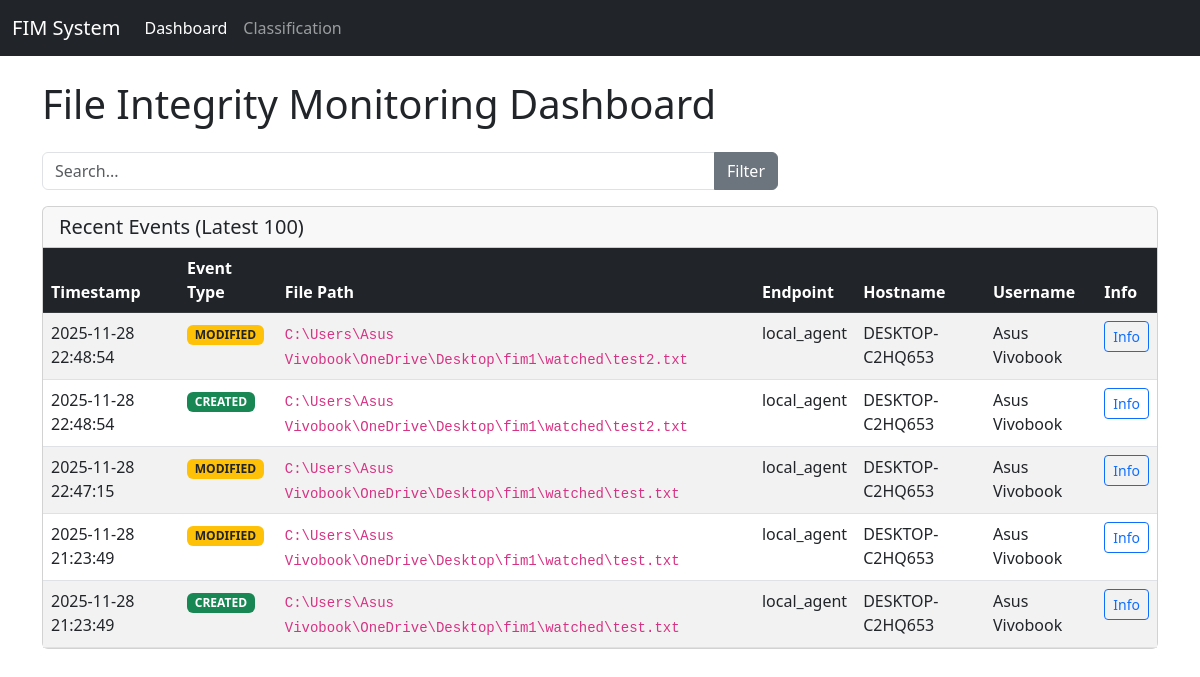
The page / on the database its author committed.
### tables this page shows
CREATE TABLE events (
            id INTEGER PRIMARY KEY AUTOINCREMENT,
            event_type TEXT NOT NULL,
            file_path TEXT NOT NULL,
            timestamp TEXT NOT NULL,
            endpoint TEXT NOT NULL,
            hostname TEXT NOT NULL,
            username TEXT NOT NULL,
            hash_before TEXT,
            hash_after TEXT
        );

### fim/app.py (the view)
@app.route("/")
def index():
    search_query = request.args.get("search", "").strip()
    event_types_param = request.args.get("types", "")
    if event_types_param:
        event_types = [t.strip() for t in event_types_param.split(",") if t.strip()]
        if "all" in event_types and len(event_types) > 1:
            event_types.remove("all")
        elif "all" in event_types:
            event_types = None
    else:
        event_types = None
    search_columns_param = request.args.get("columns", "")
    if search_columns_param:
        search_columns = [c.strip() for c in search_columns_param.split(",") if c.strip()]
        if "all" in search_columns:
            search_columns = None  # Search all columns
    else:
        search_columns = None
    if search_query or (event_types and len(event_types) > 0):
        events = get_latest_events_filtered(
            limit=100,
            event_types=event_types,
            search_query=search_query if search_query else None,
            search_columns=search_columns
        )
    else:
        event_type = request.args.get("type", "all")
        valid_types = ["all", "created", "modified", "deleted"]
        if event_type not in valid_types:
            event_type = "all"
        events = get_latest_events(limit=100, event_type=event_type if event_type != "all" else None)
    selected_types = event_types if event_types else []
    if not selected_types:
        selected_type = request.args.get("type", "all")
        if selected_type == "all":
            selected_types = ["all"]
        else:
            selected_types = [selected_type]
            event_types = [selected_type]  # Set for filtering logic
    has_active_filters = bool(search_query or (event_types and len(event_types) > 0 and event_types != ["all"]))
    return render_template(
        "index.html",
        events=events,
        search_query=search_query,
        selected_event_types=selected_types,
        selected_search_columns=search_columns if search_columns else ["all"],
        has_active_filters=has_active_filters
    )

### templates/index.html (shortened to what this page needs)
{% extends "base.html" %}
{% block content %}
<h1 class="mb-4">File Integrity Monitoring Dashboard</h1>
<div class="row mb-3">
    <div class="col-md-8">
        <form method="GET" action="/" id="mainForm">
            <div class="input-group">
                <input type="text"
                       class="form-control"
                       name="search"
                       placeholder="Search..."
                       value="{{ search_query }}"
                       id="searchInput">
                <button type="button"
                        class="btn btn-secondary"
                        id="filterToggleBtn"
                        onclick="toggleAdvancedFilter()">
                    Filter
                </button>
            </div>
        </form>
    </div>
</div>
<div class="card">
    <div class="card-header">
        <h5 class="mb-0">Recent Events (Latest 100)</h5>
    </div>
    <div class="card-body p-0">
        {% if events %}
        <div class="table-responsive">
            <table class="table table-striped table-hover mb-0">
                <thead class="table-dark">
                    <tr>
                        <th>Timestamp</th>
                        <th>Event Type</th>
                        <th>File Path</th>
                        <th>Endpoint</th>
                        <th>Hostname</th>
                        <th>Username</th>
                        <th>Info</th>
                    </tr>
                </thead>
                <tbody>
                    {% for event in events %}
                    <tr>
                        <td>{{ event.timestamp }}</td>
                        <td>
                            <span class="badge
                                {% if event.event_type == 'created' %}bg-success
                                {% elif event.event_type == 'modified' %}bg-warning text-dark
                                {% elif event.event_type == 'deleted' %}bg-danger
                                {% endif %}">
                                {{ event.event_type.upper() }}
                            </span>
                        </td>
                        <td><code>{{ event.file_path }}</code></td>
                        <td>{{ event.endpoint }}</td>
                        <td>{{ event.hostname }}</td>
                        <td>{{ event.username }}</td>
                        <td>
                            <button type="button"
                                    class="btn btn-sm btn-outline-primary info-btn"
                                    data-bs-toggle="modal"
                                    data-bs-target="#hashModal"
                                    data-timestamp="{{ event.timestamp }}"
                                    data-file-path="{{ event.file_path }}"
                                    data-event-type="{{ event.event_type }}"
                                    data-hash-before="{{ event.hash_before or '-' }}"
                                    data-hash-after="{{ event.hash_after or '-' }}"
                                    onclick="showHashModal(this)">
                                Info
                            </button>
                        </td>
                    </tr>
                    {% endfor %}
                </tbody>
            </table>
        </div>
        {% else %}
        <div class="p-4 text-center text-muted">
            <p>No events found.</p>
        </div>
        {% endif %}
    </div>
</div>
{% endblock %}

### templates/index.html (style rules this page uses)
.info-btn { padding: 0.25rem 0.5rem; font-size: 0.875rem; }

### rows shown on the page
events: timestamp "2025-11-28 22:48:54", event_type "MODIFIED", file_path "C:\\Users\\Asus Vivobook\\OneDrive\\Desktop\\fim1\\watched\\test2.txt", endpoint "local_agent", hostname "DESKTOP-C2HQ653", username "Asus Vivobook"
events: timestamp "2025-11-28 22:48:54", event_type "CREATED", file_path "C:\\Users\\Asus Vivobook\\OneDrive\\Desktop\\fim1\\watched\\test2.txt", endpoint "local_agent", hostname "DESKTOP-C2HQ653", username "Asus Vivobook"
events: timestamp "2025-11-28 22:47:15", event_type "MODIFIED", file_path "C:\\Users\\Asus Vivobook\\OneDrive\\Desktop\\fim1\\watched\\test.txt", endpoint "local_agent", hostname "DESKTOP-C2HQ653", username "Asus Vivobook"
events: timestamp "2025-11-28 21:23:49", event_type "MODIFIED", file_path "C:\\Users\\Asus Vivobook\\OneDrive\\Desktop\\fim1\\watched\\test.txt", endpoint "local_agent", hostname "DESKTOP-C2HQ653", username "Asus Vivobook"
events: timestamp "2025-11-28 21:23:49", event_type "CREATED", file_path "C:\\Users\\Asus Vivobook\\OneDrive\\Desktop\\fim1\\watched\\test.txt", endpoint "local_agent", hostname "DESKTOP-C2HQ653", username "Asus Vivobook"
